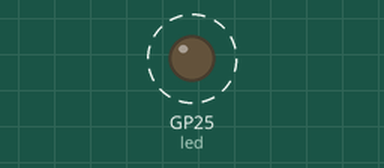
This program was run on a simulated Raspberry Pi Pico running MicroPython. On the bench: output pins drawn as LEDs (lit = HIGH). Dashed ring = blinking.

Above: at 0.4 s.
Timing chart, 0 to 3.0 s (numbered marks = the images above):
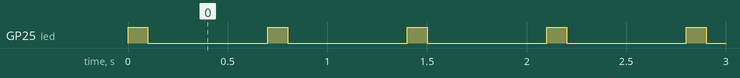

The program:

main.py
```python
# Simple blink example

import time
from machine import Pin

led = Pin(25, Pin.OUT)

while True:
    led.value(1)  # yellow LED on
    time.sleep_ms(100)
    led.value(0)  # yellow LED off
    time.sleep_ms(600)
```

Measured:
- by itself, GP25 (led): alternates HIGH for 0.10 s and LOW for 0.60 s
